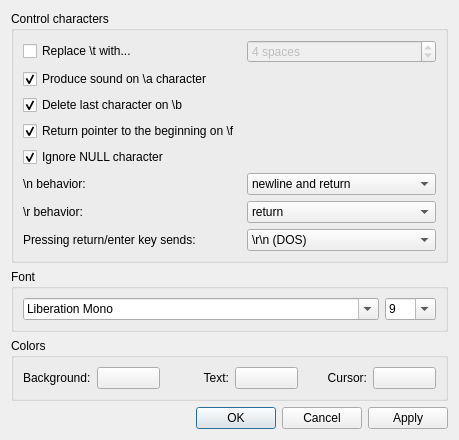
<?xml version="1.0" encoding="UTF-8"?>
<ui version="4.0">
 <class>TerminalSettings</class>
 <widget class="QDialog" name="TerminalSettings">
  <property name="geometry">
   <rect>
    <x>0</x>
    <y>0</y>
    <width>459</width>
    <height>439</height>
   </rect>
  </property>
  <property name="windowTitle">
   <string>Terminal settings</string>
  </property>
  <layout class="QVBoxLayout" name="verticalLayout">
   <item>
    <widget class="QGroupBox" name="groupBox">
     <property name="title">
      <string>Control characters</string>
     </property>
     <layout class="QGridLayout" name="gridLayout">
      <item row="0" column="0">
       <widget class="QCheckBox" name="tabBox">
        <property name="text">
         <string>Replace \t with...</string>
        </property>
       </widget>
      </item>
      <item row="0" column="1">
       <widget class="QSpinBox" name="widthBox">
        <property name="enabled">
         <bool>false</bool>
        </property>
        <property name="suffix">
         <string> spaces</string>
        </property>
        <property name="maximum">
         <number>20</number>
        </property>
        <property name="value">
         <number>4</number>
        </property>
       </widget>
      </item>
      <item row="1" column="0">
       <widget class="QCheckBox" name="alarmBox">
        <property name="text">
         <string>Produce sound on \a character</string>
        </property>
        <property name="checked">
         <bool>true</bool>
        </property>
       </widget>
      </item>
      <item row="2" column="0">
       <widget class="QCheckBox" name="backBox">
        <property name="text">
         <string>Delete last character on \b</string>
        </property>
        <property name="checked">
         <bool>true</bool>
        </property>
       </widget>
      </item>
      <item row="3" column="0">
       <widget class="QCheckBox" name="formBox">
        <property name="text">
         <string>Return pointer to the beginning on \f</string>
        </property>
        <property name="checked">
         <bool>true</bool>
        </property>
       </widget>
      </item>
      <item row="5" column="0">
       <widget class="QLabel" name="label">
        <property name="text">
         <string>\n behavior:</string>
        </property>
       </widget>
      </item>
      <item row="5" column="1">
       <widget class="QComboBox" name="newBox">
        <item>
         <property name="text">
          <string>newline and return</string>
         </property>
        </item>
        <item>
         <property name="text">
          <string>newline</string>
         </property>
        </item>
        <item>
         <property name="text">
          <string>return</string>
         </property>
        </item>
        <item>
         <property name="text">
          <string>nothing</string>
         </property>
        </item>
       </widget>
      </item>
      <item row="6" column="0">
       <widget class="QLabel" name="label_2">
        <property name="text">
         <string>\r behavior:</string>
        </property>
       </widget>
      </item>
      <item row="6" column="1">
       <widget class="QComboBox" name="returnBox">
        <property name="currentIndex">
         <number>2</number>
        </property>
        <item>
         <property name="text">
          <string>newline and return</string>
         </property>
        </item>
        <item>
         <property name="text">
          <string>newline</string>
         </property>
        </item>
        <item>
         <property name="text">
          <string>return</string>
         </property>
        </item>
        <item>
         <property name="text">
          <string>nothing</string>
         </property>
        </item>
       </widget>
      </item>
      <item row="4" column="0">
       <widget class="QCheckBox" name="nullBox">
        <property name="text">
         <string>Ignore NULL character</string>
        </property>
        <property name="checked">
         <bool>true</bool>
        </property>
       </widget>
      </item>
      <item row="7" column="0">
       <widget class="QLabel" name="label_6">
        <property name="text">
         <string>Pressing return/enter key sends:</string>
        </property>
       </widget>
      </item>
      <item row="7" column="1">
       <widget class="QComboBox" name="enterSendBox">
        <item>
         <property name="text">
          <string>\r\n (DOS)</string>
         </property>
        </item>
        <item>
         <property name="text">
          <string>\n (UNIX)</string>
         </property>
        </item>
        <item>
         <property name="text">
          <string>\r (MAC)</string>
         </property>
        </item>
        <item>
         <property name="text">
          <string>\n\r</string>
         </property>
        </item>
       </widget>
      </item>
     </layout>
    </widget>
   </item>
   <item>
    <widget class="QGroupBox" name="groupBox_2">
     <property name="title">
      <string>Font</string>
     </property>
     <layout class="QHBoxLayout" name="horizontalLayout" stretch="1,0">
      <item>
       <widget class="QFontComboBox" name="fontBox">
        <property name="fontFilters">
         <set>QFontComboBox::MonospacedFonts</set>
        </property>
        <property name="currentFont">
         <font>
          <family>Courier New</family>
         </font>
        </property>
       </widget>
      </item>
      <item>
       <widget class="QComboBox" name="sizeBox">
        <property name="editable">
         <bool>true</bool>
        </property>
        <property name="currentIndex">
         <number>5</number>
        </property>
        <property name="minimumContentsLength">
         <number>1</number>
        </property>
        <item>
         <property name="text">
          <string>4</string>
         </property>
        </item>
        <item>
         <property name="text">
          <string>5</string>
         </property>
        </item>
        <item>
         <property name="text">
          <string>6</string>
         </property>
        </item>
        <item>
         <property name="text">
          <string>7</string>
         </property>
        </item>
        <item>
         <property name="text">
          <string>8</string>
         </property>
        </item>
        <item>
         <property name="text">
          <string>9</string>
         </property>
        </item>
        <item>
         <property name="text">
          <string>10</string>
         </property>
        </item>
        <item>
         <property name="text">
          <string>11</string>
         </property>
        </item>
        <item>
         <property name="text">
          <string>12</string>
         </property>
        </item>
        <item>
         <property name="text">
          <string>13</string>
         </property>
        </item>
        <item>
         <property name="text">
          <string>14</string>
         </property>
        </item>
        <item>
         <property name="text">
          <string>15</string>
         </property>
        </item>
        <item>
         <property name="text">
          <string>16</string>
         </property>
        </item>
        <item>
         <property name="text">
          <string>17</string>
         </property>
        </item>
        <item>
         <property name="text">
          <string>18</string>
         </property>
        </item>
        <item>
         <property name="text">
          <string>19</string>
         </property>
        </item>
        <item>
         <property name="text">
          <string>20</string>
         </property>
        </item>
        <item>
         <property name="text">
          <string>22</string>
         </property>
        </item>
        <item>
         <property name="text">
          <string>24</string>
         </property>
        </item>
        <item>
         <property name="text">
          <string>26</string>
         </property>
        </item>
        <item>
         <property name="text">
          <string>28</string>
         </property>
        </item>
        <item>
         <property name="text">
          <string>32</string>
         </property>
        </item>
        <item>
         <property name="text">
          <string>48</string>
         </property>
        </item>
        <item>
         <property name="text">
          <string>64</string>
         </property>
        </item>
        <item>
         <property name="text">
          <string>72</string>
         </property>
        </item>
        <item>
         <property name="text">
          <string>80</string>
         </property>
        </item>
        <item>
         <property name="text">
          <string>96</string>
         </property>
        </item>
        <item>
         <property name="text">
          <string>128</string>
         </property>
        </item>
       </widget>
      </item>
     </layout>
    </widget>
   </item>
   <item>
    <widget class="QGroupBox" name="groupBox_3">
     <property name="title">
      <string>Colors</string>
     </property>
     <layout class="QHBoxLayout" name="horizontalLayout_3">
      <item>
       <widget class="QLabel" name="label_3">
        <property name="text">
         <string>Background:</string>
        </property>
       </widget>
      </item>
      <item>
       <widget class="QPushButton" name="backBtn">
        <property name="text">
         <string/>
        </property>
        <property name="iconSize">
         <size>
          <width>32</width>
          <height>16</height>
         </size>
        </property>
       </widget>
      </item>
      <item>
       <widget class="QLabel" name="label_4">
        <property name="text">
         <string>Text:</string>
        </property>
        <property name="alignment">
         <set>Qt::AlignRight|Qt::AlignTrailing|Qt::AlignVCenter</set>
        </property>
       </widget>
      </item>
      <item>
       <widget class="QPushButton" name="textBtn">
        <property name="text">
         <string/>
        </property>
        <property name="iconSize">
         <size>
          <width>32</width>
          <height>16</height>
         </size>
        </property>
       </widget>
      </item>
      <item>
       <widget class="QLabel" name="label_5">
        <property name="text">
         <string>Cursor:</string>
        </property>
        <property name="alignment">
         <set>Qt::AlignRight|Qt::AlignTrailing|Qt::AlignVCenter</set>
        </property>
       </widget>
      </item>
      <item>
       <widget class="QPushButton" name="cursorBtn">
        <property name="text">
         <string/>
        </property>
        <property name="iconSize">
         <size>
          <width>32</width>
          <height>16</height>
         </size>
        </property>
       </widget>
      </item>
     </layout>
    </widget>
   </item>
   <item>
    <widget class="QDialogButtonBox" name="buttonBox">
     <property name="orientation">
      <enum>Qt::Horizontal</enum>
     </property>
     <property name="standardButtons">
      <set>QDialogButtonBox::Apply|QDialogButtonBox::Cancel|QDialogButtonBox::Ok</set>
     </property>
    </widget>
   </item>
  </layout>
 </widget>
 <resources/>
 <connections>
  <connection>
   <sender>buttonBox</sender>
   <signal>accepted()</signal>
   <receiver>TerminalSettings</receiver>
   <slot>accept()</slot>
   <hints>
    <hint type="sourcelabel">
     <x>248</x>
     <y>254</y>
    </hint>
    <hint type="destinationlabel">
     <x>157</x>
     <y>274</y>
    </hint>
   </hints>
  </connection>
  <connection>
   <sender>buttonBox</sender>
   <signal>rejected()</signal>
   <receiver>TerminalSettings</receiver>
   <slot>reject()</slot>
   <hints>
    <hint type="sourcelabel">
     <x>316</x>
     <y>260</y>
    </hint>
    <hint type="destinationlabel">
     <x>286</x>
     <y>274</y>
    </hint>
   </hints>
  </connection>
  <connection>
   <sender>tabBox</sender>
   <signal>toggled(bool)</signal>
   <receiver>widthBox</receiver>
   <slot>setEnabled(bool)</slot>
   <hints>
    <hint type="sourcelabel">
     <x>146</x>
     <y>111</y>
    </hint>
    <hint type="destinationlabel">
     <x>384</x>
     <y>111</y>
    </hint>
   </hints>
  </connection>
 </connections>
</ui>
